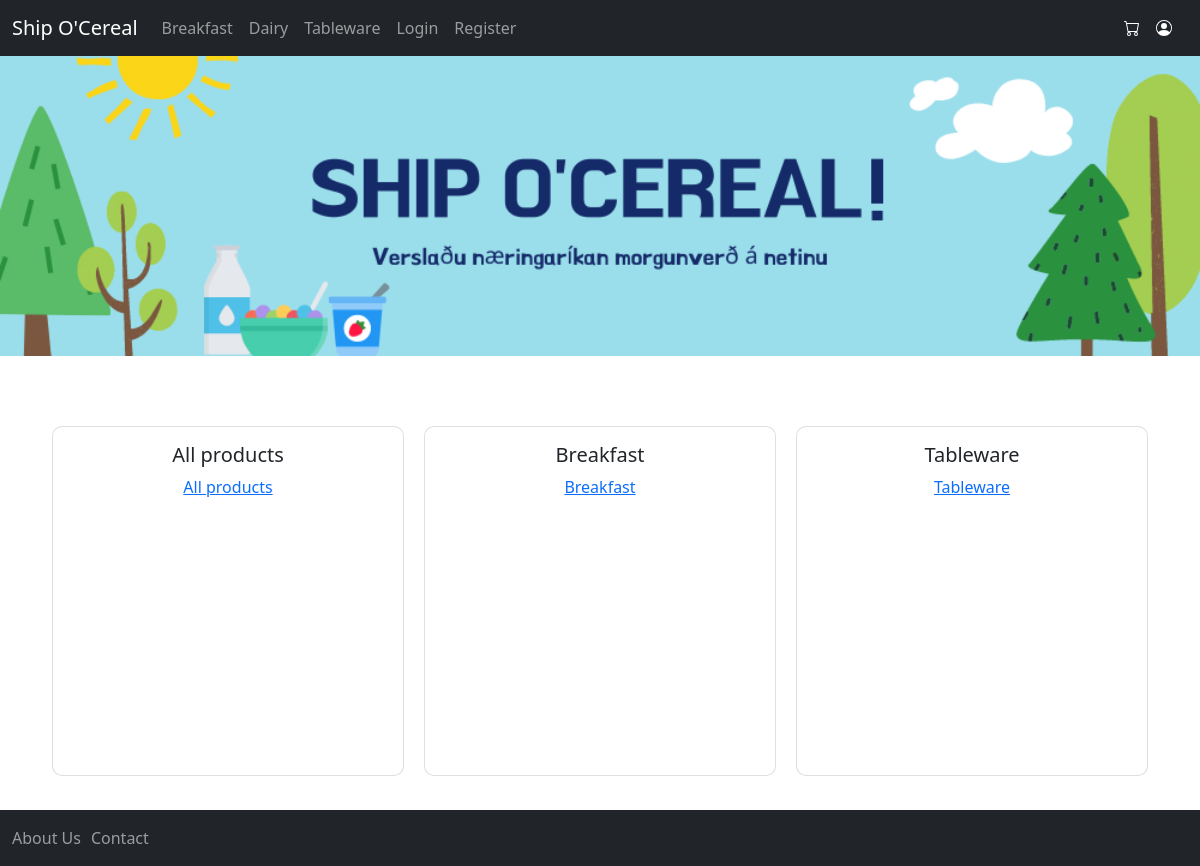
Before: /products/ with the older database file.
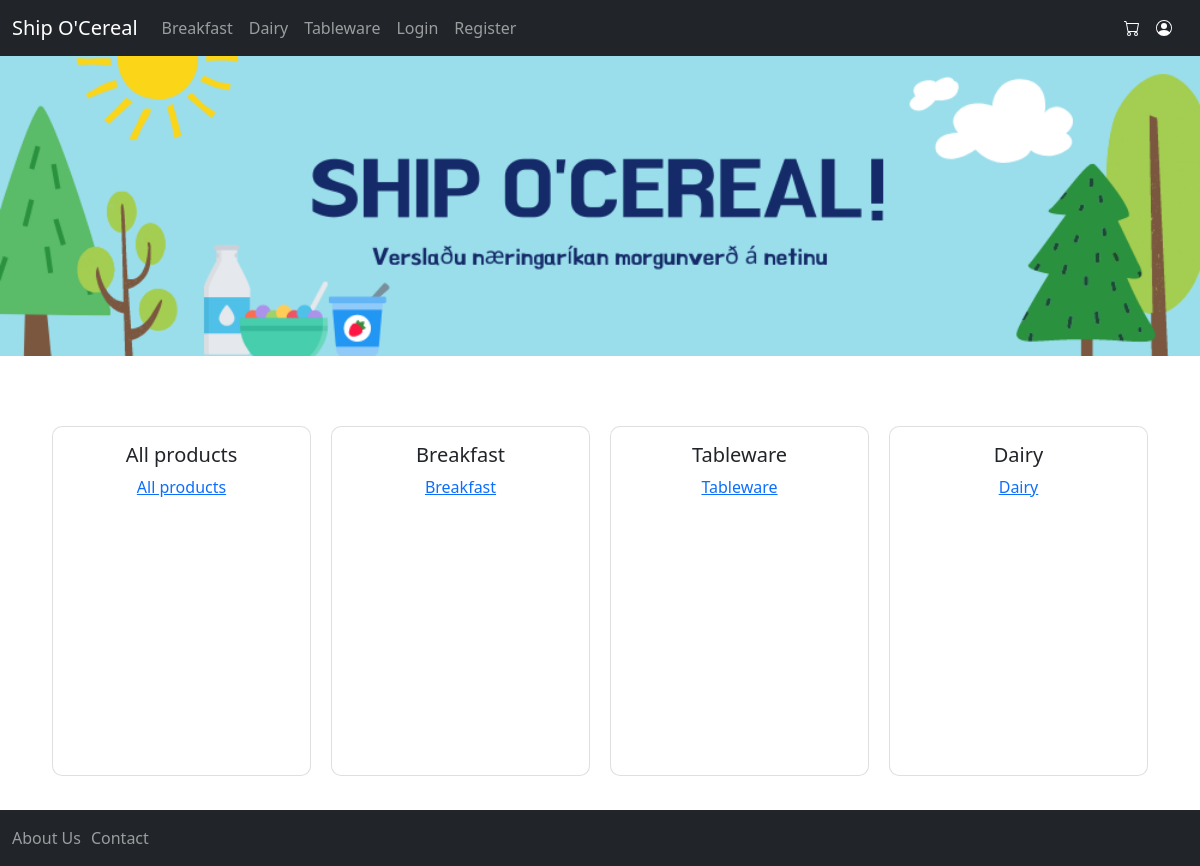
After: the same page with the newer database file.
### products/models.py (models this page shows)
class Category(models.Model):
    name = CharField(max_length=64)
    products = models.ManyToManyField(Product)
    def __str__(self):
        return self.name

### products/views.py (the view)
# urls.py: path('', views.CategoryList.as_view()),
class CategoryList(ListView):
    model = Category
    context_object_name = 'categories'
    template_name = 'products/index.html'

### templates/products/index.html
{% extends 'base.html' %}
{% block content %}
    <div class="home">
        <div class="homecard card" style="width: 18rem;">
            <div class="card-body">
                <div class="hometitle">
                    <h5 class="card-title">All products</h5>
                    <a href="all/" class="card-link">All products</a>
                </div>
            </div>
        </div>
        {% for category in categories %}
            <div class="homecard card" style="width: 18rem;">
                <div class="card-body">
                    <div class="hometitle d-flex align-items-center">
                        <h5 class="card-title">{{ category }}</h5>
                        <a href="{{ category.name.lower }}/" class="card-link">{{ category }}</a>
                    </div>
                </div>
            </div>
        {% endfor %}
    </div>
{% endblock %}

### templates/base.html (shortened to what this page needs)
{% load static %}
<!DOCTYPE html>
<html lang="en">
<head>
    <link href="https://cdn.jsdelivr.net/npm/bootstrap@5.0.0-beta3/dist/css/bootstrap.min.css" rel="stylesheet"
>
    <link rel="stylesheet" href="{% static 'css/main.css' %}"/>
</head>
<body style="padding-bottom: 5rem">
{% include 'navigation.html' %}
<div class="container mt-3">
    {% block content %}
    {% endblock %}
</div>
</body>
</html>

### templates/navigation.html (shortened to what this page needs)
{% load static %}
<nav class="navbar nav-top navbar-expand navbar-dark d-flex bg-dark">
    <div class="container-fluid d-flex">
        <div class="collapse navbar-collapse" id="navbarNavAltMarkup">
            <div class="navbar-nav me-auto">
                <a class="navbar-brand" href="/">Ship O'Cereal</a>
                <a class="nav-link" href="/products/breakfast">Breakfast</a>
                <a class="nav-link" href="/products/dairy">Dairy</a>
                <a class="nav-link" href="/products/tableware">Tableware</a>
                {% if user.is_authenticated %}
                    <a class="nav-link" href="{% url 'profile' %}">Profile</a>
                    <a class="nav-link" href="{% url 'logout' %}">Logout</a>
                {% else %}
                    <a class="nav-link" href="{% url 'login' %}">Login</a>
                    <a class="nav-link" href="{% url 'register' %}">Register</a>
                {% endif %}
            </div>
            <a class="navbar-brand d-flex" href="/user/cart">
            </a>
            <a class="navbar-brand d-flex" href="/user/">
            </a>
        </div>
    </div>
</nav>
<a class="banner" href="/">
    <img src="{% static './images/banner.png' %}" style="width:100%" alt="Banner">
</a>
<nav class="navbar fixed-bottom navbar-dark bg-dark">
    <div class="container-fluid">
        <div class="navbar-nav me-auto">
            <div class="cardrow">
                <a class="nav-link about" href="/products/about/"> About Us </a>
                <a class="nav-link" href="/products/contact/"> Contact </a>
            </div>
        </div>
    </div>
</nav>

### static/css/main.css (style rules this page uses)
.home { display:flex; flex-direction: row; justify-content: space-around; border-radius: 10px; margin-top: 60px; }
.hometitle { display: flex; flex-direction: column; align-items: center; }
.homecard { border-radius: 10px; min-height: 350px; min-width: 150px; margin: 10px; align-items: center; }
.card { display: flex; margin-top: 10px; flex: 1; }
.card-title { align-content: center; }
.cardrow { display:flex; flex-direction: row; justify-content: center; }
.about { margin-right: 10px; }

Changed rows visible on the page:
added Category: name "Dairy"
